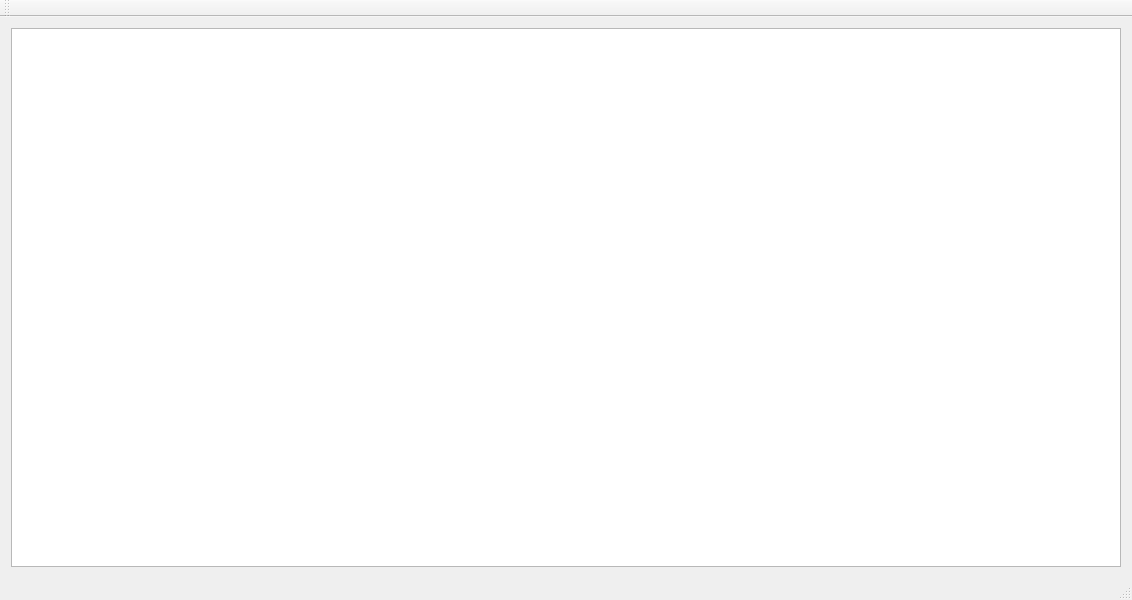
<?xml version="1.0" encoding="UTF-8"?>
<ui version="4.0">
 <class>MainWindow</class>
 <widget class="QMainWindow" name="MainWindow">
  <property name="geometry">
   <rect>
    <x>0</x>
    <y>0</y>
    <width>1132</width>
    <height>600</height>
   </rect>
  </property>
  <property name="sizePolicy">
   <sizepolicy hsizetype="Expanding" vsizetype="Expanding">
    <horstretch>0</horstretch>
    <verstretch>0</verstretch>
   </sizepolicy>
  </property>
  <property name="windowTitle">
   <string/>
  </property>
  <widget class="QWidget" name="centralWidget">
   <layout class="QVBoxLayout" name="verticalLayout">
    <item>
     <widget class="QSplitter" name="splitter">
      <property name="orientation">
       <enum>Qt::Horizontal</enum>
      </property>
      <property name="childrenCollapsible">
       <bool>false</bool>
      </property>
      <widget class="QTreeWidget" name="treeWidget">
       <property name="indentation">
        <number>20</number>
       </property>
       <property name="headerHidden">
        <bool>true</bool>
       </property>
       <column>
        <property name="text">
         <string notr="true">1</string>
        </property>
       </column>
      </widget>
     </widget>
    </item>
   </layout>
  </widget>
  <widget class="QMenuBar" name="menuBar">
   <property name="geometry">
    <rect>
     <x>0</x>
     <y>0</y>
     <width>1132</width>
     <height>23</height>
    </rect>
   </property>
  </widget>
  <widget class="QToolBar" name="mainToolBar">
   <attribute name="toolBarArea">
    <enum>TopToolBarArea</enum>
   </attribute>
   <attribute name="toolBarBreak">
    <bool>false</bool>
   </attribute>
  </widget>
  <widget class="QStatusBar" name="statusBar"/>
  <action name="action">
   <property name="text">
    <string>锁定</string>
   </property>
  </action>
  <action name="action_2">
   <property name="text">
    <string>退出</string>
   </property>
  </action>
 </widget>
 <layoutdefault spacing="6" margin="11"/>
 <resources/>
 <connections/>
</ui>
